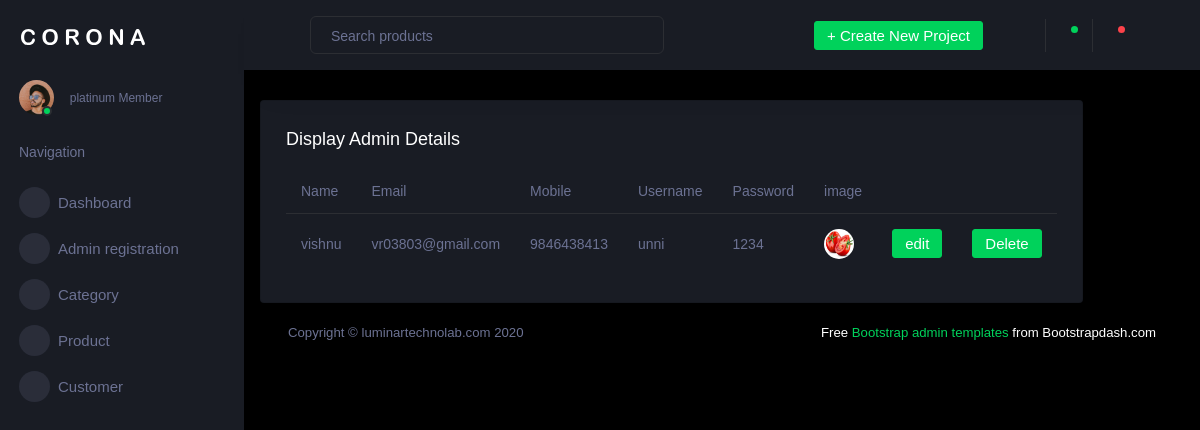
The page /backend/DisplayAdmin/ on the database its author committed.
### backend/models.py (models this page shows)
class admindb(models.Model):
    Name = models.CharField(max_length=100, null=True, blank=True)
    Email = models.EmailField(null=True, blank=True)
    Mobile = models.IntegerField(null=True, blank=True)
    Username = models.CharField(max_length=100, null=True, blank=True)
    Password = models.CharField(max_length=100, null=True, blank=True)
    image = models.ImageField(upload_to="pic", null=True, blank=True)

### backend/views.py (the view)
# urls.py: path('DisplayAdmin/', views.DisplayAdmin, name="DisplayAdmin"),
def DisplayAdmin(request):
    data = admindb.objects.all()
    return render(request, "DisplayAdmin.html", {'data': data})

### backend/Templates/DisplayAdmin.html (shortened to what this page needs)
<!DOCTYPE html>
{% extends 'index.html' %}
{% block content %}
<html lang="en">
<head>
</head>
<body>
<div class="card">
                  <div class="card-body">
                    <h4 class="card-title">Display Admin Details</h4>
                    <div class="table-responsive">
                      <table class="table">
                        <thead>
                          <tr>
                            <th>Name</th>
                            <th>Email</th>
                            <th>Mobile</th>
                            <th>Username</th>
                              <th>Password</th>
                              <th>image</th>
                          </tr>
                        </thead>
                        <tbody>
                        {% for d in data %}
                        <tr>
                            <td>{{ d.Name }}</td>
                            <td>{{ d.Email }}</td>
                            <td>{{ d.Mobile }}</td>
                            <td>{{ d.Username }}</td>
                            <td>{{ d.Password }}</td>
                            <td>
                                <img src="{{ d.image.url}}">
                            </td>
                            <td>
                                <form action="{% url 'editadmin' dataid=d.id %}">
                                    <button type="submit" class="btn btn-success">edit</button>
                                </form>
                            </td>
                            <td>
                                <form action="{% url 'deletedata' dataid=d.id %}">
                                    <button type="submit" class="btn btn-success">Delete</button>
                                </form>
                            </td>
                        </tr>
                        {% endfor %}
                        </tbody>
                      </table>
                    </div>
                  </div>
                </div>
</body>
{% endblock %}

### rows shown on the page
admindb: Name "vishnu", Email "vr03803@gmail.com", Mobile "9846438413", Username "unni", Password "1234", image (picture)
